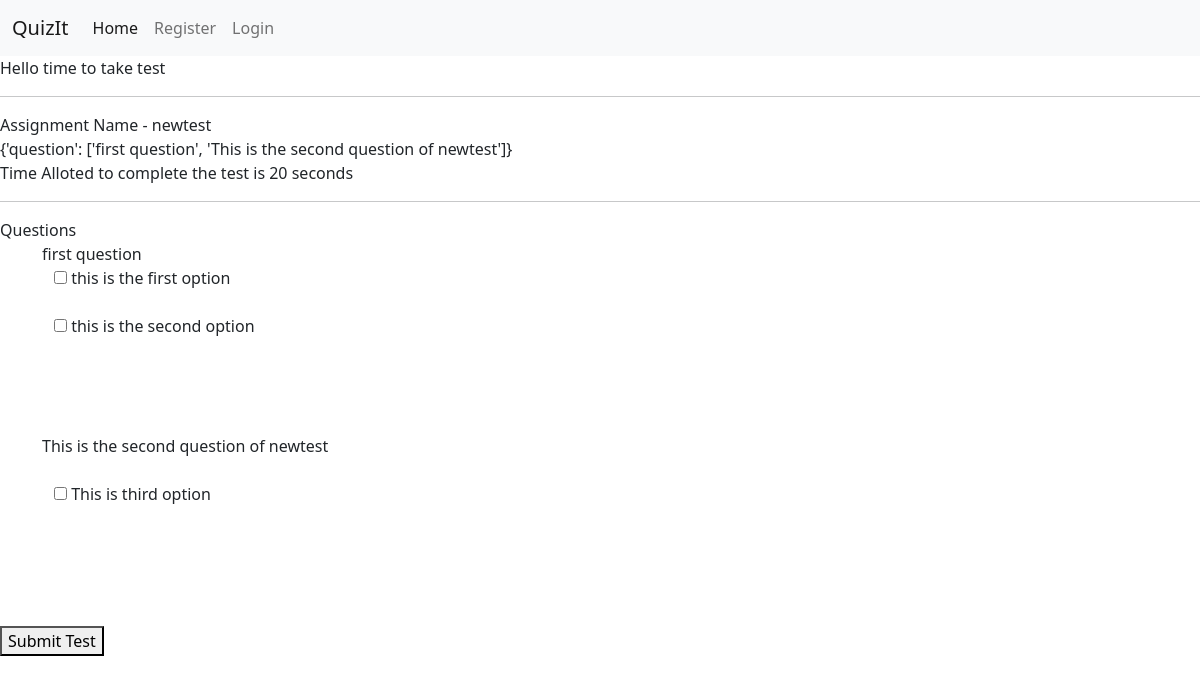
The page /assessments/test/5/ on the database as committed earlier.
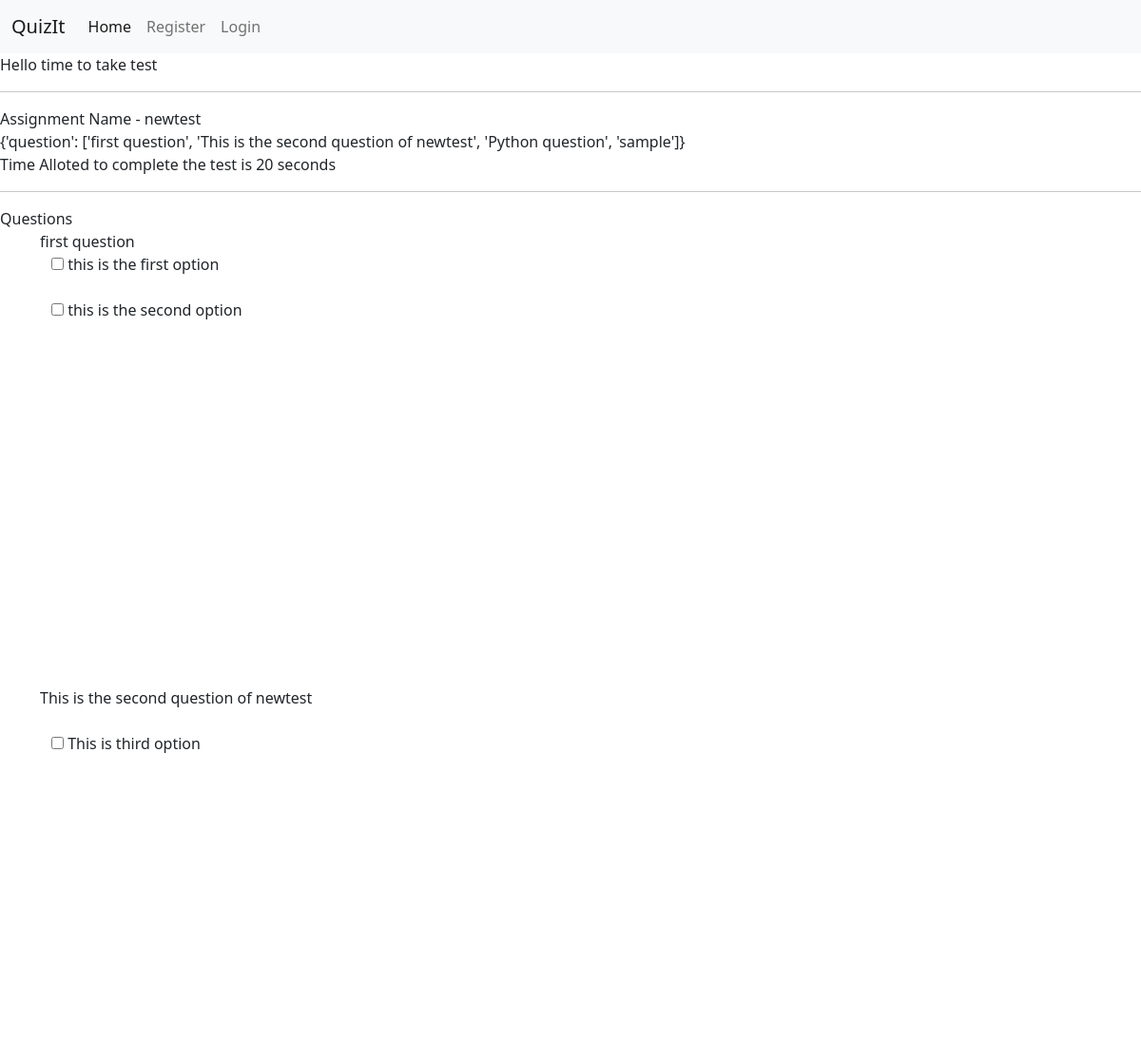
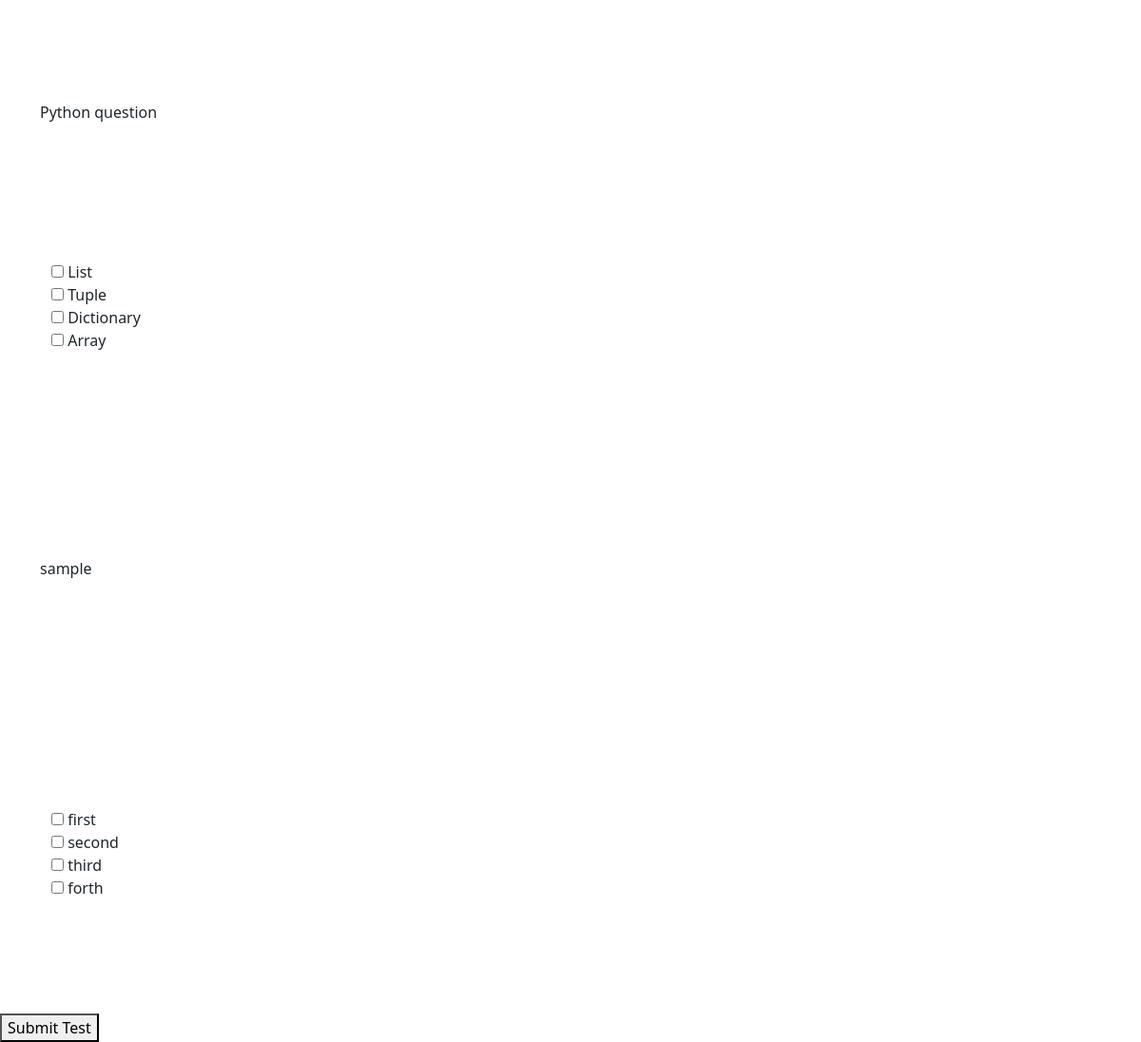
The same page on the database as committed later (2 pictures, top to bottom).
### quiz/models.py (models this page shows, shortened)
class Assessment(models.Model):
    user = models.ForeignKey(User, null=False, on_delete=models.CASCADE)
    name = models.CharField(max_length=255, default="Exam")
    duration = models.IntegerField()
    time = models.DateTimeField(auto_now_add=True)

class QuestionSet(models.Model):
    assessment = models.ForeignKey(
        Assessment, null=False, on_delete=models.CASCADE)
    questionTitle = models.CharField(
        max_length=1023, default="question statement")
    mark = models.IntegerField()

class OptionSet(models.Model):
    Question = models.ForeignKey(
        QuestionSet, null=True, on_delete=models.CASCADE)
    optionStatement = models.CharField(max_length=1023)
    correct = models.BooleanField(default=False)

### quiz/views.py (the view)
# urls.py: path('assessments/test/<int:pk>/', testAssessment, name="testAssessment"),
def testAssessment(request, pk):
    assessment = Assessment.objects.get(id=pk)
    questions = QuestionSet.objects.filter(assessment=assessment)
    options = OptionSet.objects.all()
    data = {'question': []}
    for ques in questions:
        data['question'].append(ques.questionTitle)
        print(ques.questionTitle)
    print(data)
    return render(request, 'takeTest.html', {"assessment": assessment, "questions": questions, "options": options, 'data': data})

### quiz/templates/takeTest.html (shortened to what this page needs)
{% extends 'base.html' %} {% block content %} Hello time to take test
<hr />
Assignment Name - {{assessment.name}}
<br>
{{data}}
<br>
Time Alloted to complete the test is {{assessment.duration}} seconds
<hr />
        Questions
<br />
<div class="container">
    {% for ques in questions %}
    {{ques.questionTitle}}
    <br>
    <div class="container">
        {% for opt in options %}
        {% if ques == opt.Question %}
        <input type="checkbox" id="{{ques.pk}}-{{opt.pk}}">
        <label for="vehicle1"> {{opt.optionStatement}}</label><br>
        {% else %}
        <br>
        {% endif %}
        {% endfor %}
    </div>
    <br />
    {% endfor %}
</div>
<button onclick="myFunction()">Submit Test</button>
{% endblock content%}

### quiz/templates/base.html (shortened to what this page needs)
<!DOCTYPE html>
<html lang="en">
  <head>
    <link href="https://cdn.jsdelivr.net/npm/bootstrap@5.0.2/dist/css/bootstrap.min.css" rel="stylesheet">
  </head>
  <body>
    <nav class="navbar navbar-expand-lg navbar-light bg-light">
      <div class="container-fluid">
        <a class="navbar-brand" href="/">QuizIt</a>
        <div class="collapse navbar-collapse" id="navbarSupportedContent">
          <ul class="navbar-nav me-auto mb-2 mb-lg-0">
            <li class="nav-item">
              <a class="nav-link active" aria-current="page" href="/">Home</a>
            </li>
            {% if user.is_authenticated %}
                <li class="nav-item">
                  <a class="nav-link" href="{% url 'edit_profile' %}">Edit Profile</a>
                </li>
                <li class="nav-item">
                  <a class="nav-link" href="{% url 'logout' %}">Logout</a>
                </li>
                <li class="nav-item">
                  <a class="nav-link" href="{% url 'assessments' %}">Assessment</a>
                </li>
                {% else %}
                <li class="nav-item">
                  <a class="nav-link" href="{% url 'register' %}">Register</a>
                </li>
                <li class="nav-item">
                  <a class="nav-link" href="{% url 'login' %}">Login</a>
                </li>
                {% endif %}
          </ul>
        </div>
      </div>
    </nav>
    {% block content %}{% endblock content %}
  </body>
</html>

Rows that differ between the two databases and show on the page:
added QuestionSet: questionTitle "Python question"
added OptionSet: optionStatement "List", shown under "Python question"
added OptionSet: optionStatement "Tuple", shown under "Python question"
added OptionSet: optionStatement "Dictionary", shown under "Python question"
added OptionSet: optionStatement "Array", shown under "Python question"
added QuestionSet: questionTitle "sample"
added OptionSet: optionStatement "first", shown under "sample"
added OptionSet: optionStatement "second", shown under "sample"
added OptionSet: optionStatement "third", shown under "sample"
added OptionSet: optionStatement "forth", shown under "sample"
Other text that changed with them:
{{ data }}: "{'question': ['first question', 'This is the second question of newtest']}" → "{'question': ['first question', 'This is the second question of newtest', 'Python question', 'sample']}"
